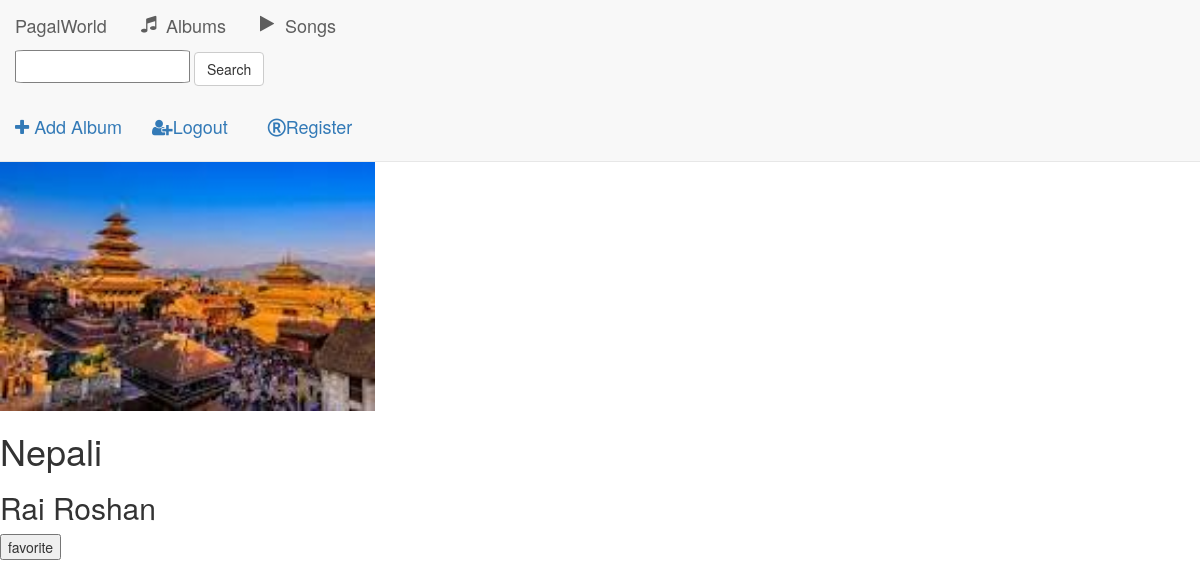
Page /music/4/ on the committed database.
### music/models.py (models this page shows, shortened)
class Album(models.Model):
    artist = models.CharField(max_length=250)
    album_title = models.CharField(max_length=500)
    genre = models.CharField(max_length=100)
    album_logo = models.FileField()

### music/views.py (the view)
# urls.py: path('<int:pk>/', views.DetailView.as_view(), name="detail"),
class DetailView(generic.DetailView):
    model = Album
    template_name = 'music/detail.html'

### music/templates/music/detail.html (shortened to what this page needs)
{% extends 'music/basic.html' %}
{% block html %}
    <div class="box" style="padding-top: 161px;">
        <img src="{{ album.album_logo.url }}" style="height: 250px">
        <h1>{{ album.album_title }}</h1>
        <h2>{{ album.artist }}</h2>
        <form action="{% url 'music:detail' album.id %}" method="post">
            <input type="submit" value="favorite">
        </form>
    </div>
{% endblock %}

### rows in the picture
Album: album_logo (picture), album_title "Nepali", artist "Rai Roshan"
